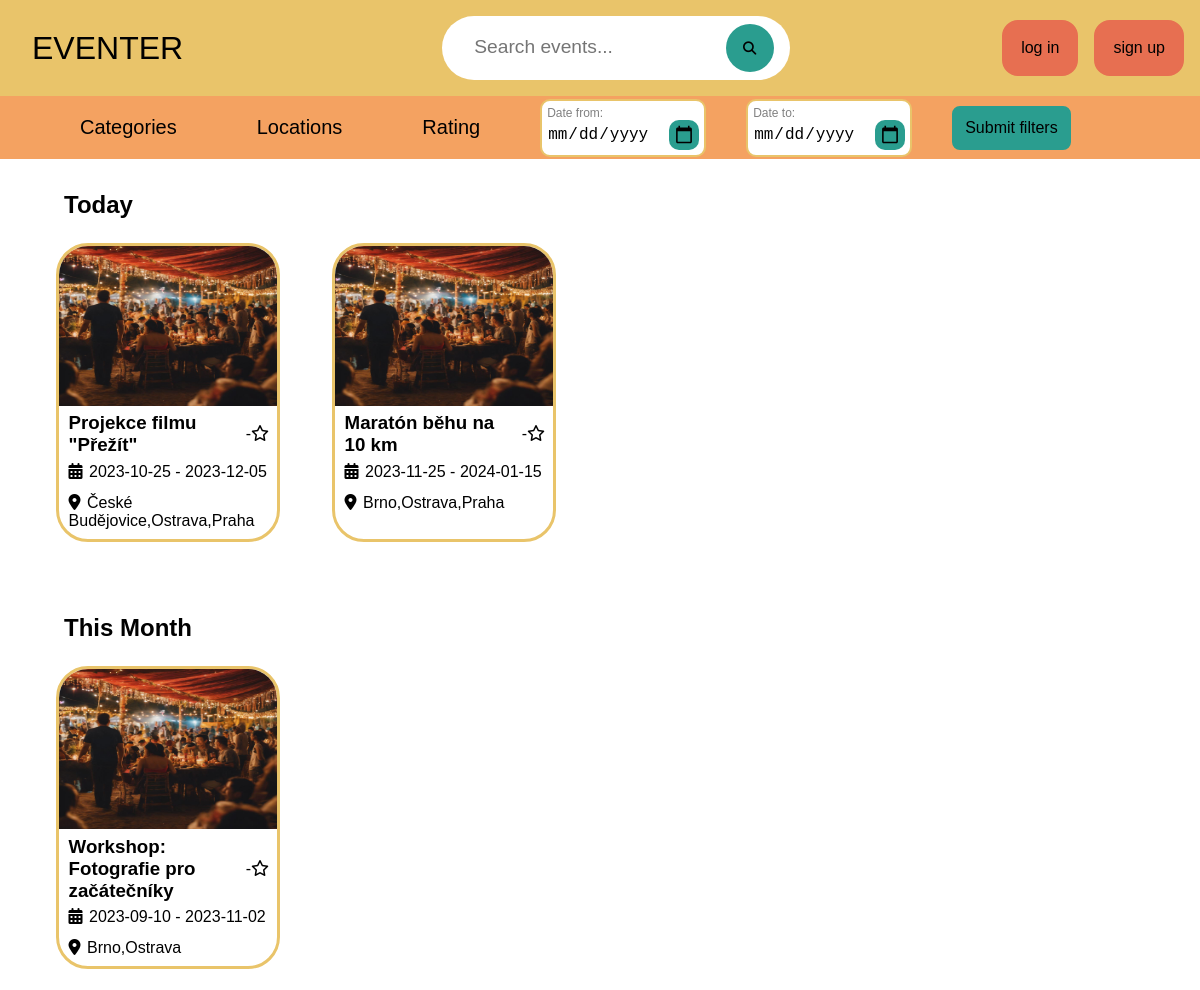
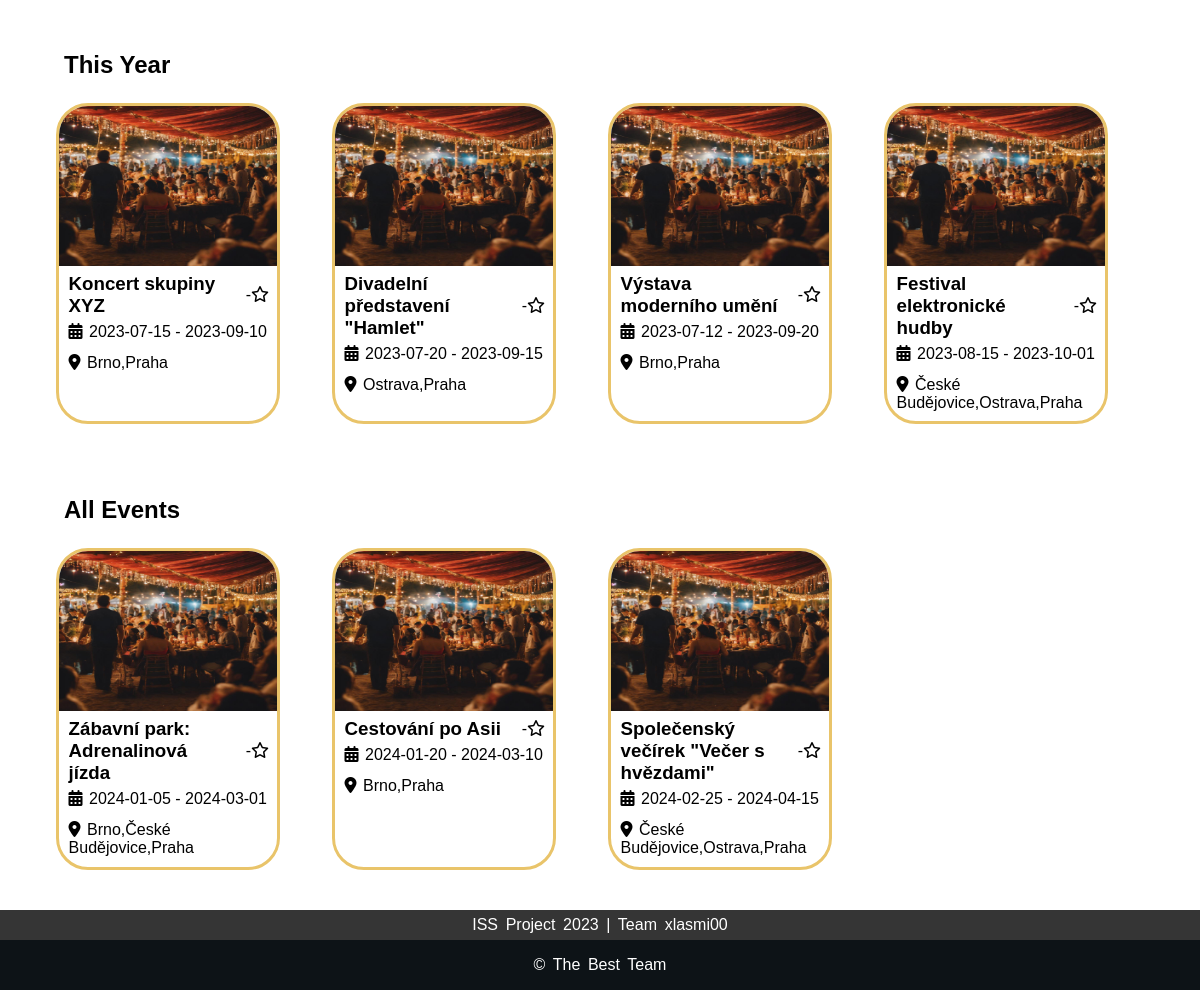
The page / on the database its author committed (2 pictures, top to bottom).
### tables this page shows
CREATE TABLE Event (
    event_id INT AUTO_INCREMENT PRIMARY KEY,
    event_name VARCHAR(128),
    event_description MEDIUMTEXT,
    event_icon VARCHAR(256),
    rating FLOAT,
    time_of_creation DATETIME,
    time_of_last_edit DATETIME,
    event_status VARCHAR(64),

    category_id INT,
    account_id INT,

    

    CONSTRAINT fk_event_owner
    FOREIGN KEY (account_id)
    REFERENCES Account(account_id) ON DELETE CASCADE
);

### common/html-components.php (the view, shortened to what this page needs)
<?php
require_once "db_handler.php";
function makeHead(string $title)
{
    ?>
    <!DOCTYPE html>
    <html lang="en">
    <head>
        <link rel="stylesheet" href="styles/style.css">
    </head>
    <body>
    <?php
}
    ?>
    <?php
function makeHeader()
{
    ?>
    <header>
        <div class="top-bar">
            <a id="logo" href="index.php"><p>EVENTER</p></a>
            <div class="search-bar">
                <form action="index.php" method="get">
                    <input type="text" placeholder="Search events..." name="events_search_bar" value="<?php echoSessionVal("events_search_bar", ""); ?>" >
                    <button><i class="fa-solid fa-magnifying-glass"></i></button>
                </form>
            </div>
            <div class="profile">
                <?php
                    if (userIsLoggedIn())
                    {
                        echo '<div class="profile-icon" onclick="menuToggle();">';
                        echo '<img id="profile_icon" src="'.getUserIcon().'">';
                        echo "</div>";
                        generateProfilMenu();
                    }
                    else
                    {
                        echo "<div class='login-btns'>";
                        echo "<a href='login.php' class='button-sharp-filled'>log in</a>";
                        echo "<a href='signup.php' class='button-sharp-filled'>sign up</a>";
                        echo "</div>";
                    }
                ?>
            </div>
        </div>
    </header>
    <?php
}
function makeFooter()
{
    ?>
    <footer>
        <div class="footer-top">
            <p> ISS Project 2023 | Team xlasmi00 </p>
        </div>
        <div class="footer-bottom">
            <p>&copy; The best Team</p>
        </div>
    </footer>
    </body>
    </html>
    <?php
}
    ?>
    <?php
function generateEventCard(&$event, $card_type = null) {
    echo '<a href="event-detail.php?event_id='.$event["event_id"].'" class="event-card'.$card_type.'">';
    echo '<img src="'.getEventIcon($event).'">';
    echo '<div class="name-rating">';
    echo '    <h3>' . $event["event_name"] . '</h3>';
    echo '    <div class="rating">';
    echo '        <p>' . ($event["rating"] ?? '-'). '</p>';
    echo '        <i class="fa-regular fa-star"></i>';
    echo '    </div>';
    echo '</div>';
    echo '<ul>';
    echo '    <li><i class="fa-solid fa-calendar-days"></i>' . $event["earliest_date"] . ' - ' . $event["latest_date"] . '</li>';
    echo '    <li><i class="fa-solid fa-location-dot"></i>' . $event["cities"] .  '</li>';
    echo '</ul>';
    echo '</a>';
}
function generateEventCardsbyDate() {
    $events = getEvents('approved');
    $periods = sortEventsByPeriods($events);
    for($i = 0; $i < 5; $i++) {
        if(!isset($periods[$i])) {
            continue;
        }
        echo "<h2>$periods[$i]</h2>";
        echo '<div class="card-container">';
        foreach($events as &$event) {
            if(isset($event[$periods[$i]])) {
                generateEventCard($event);
            }
        }
        echo '</div>';
    }
}
    ?>

### common/db_handler.php (shortened to what this page needs)
<?php
function get_pdo_statement($query, $id_array) {
    global $db;
    $stmt = $db->prepare($query);
    if ($id_array) {
        foreach ($id_array as $key => $value) {
            $stmt->bindValue(":$key", $value);
        }
    }
    return $stmt;
}
function fetch_table_columns($query, $id_array)
{
    $stmt = get_pdo_statement($query, $id_array);
    $stmt->execute();
    return $stmt->fetchAll(PDO::FETCH_ASSOC);
}
function fetch_all_table_columns($table, $return_id, $id_array, $id_string, $group_by = null) {
    $query = "SELECT $return_id FROM $table" . ($id_string ? " WHERE $id_string" : "") . ($group_by ? " GROUP BY $group_by" : "");
    return fetch_table_columns($query, $id_array);
}
function getEventIcon(&$event) {
    return $event['event_icon'] ?? 'event-icons/default.jpg';
}
function getEvents($events_allowed, $account_id = null) {
    $id_array = [];
    $query_parts = [];
    if ($events_allowed != 'all') {
        $id_array['event_status'] = $events_allowed;
        array_push($query_parts, 'e.event_status = :event_status');
    }
    $return_id = 'e.event_id, e.event_name, e.rating, e.event_status, acc.nick, GROUP_CONCAT(DISTINCT city) AS cities, MIN(date_from) AS earliest_date, MAX(date_to) AS latest_date';
    $table = "Event_instance ei JOIN Event e ON ei.event_id = e.event_id JOIN Address a ON ei.address_id = a.address_id JOIN Account acc on e.account_id = acc.account_id";
    $group_by = "e.event_id, e.event_name, e.rating, e.event_status, acc.nick";
    return fetch_all_table_columns($table, $return_id, $id_array, implode(' and ', $query_parts), $group_by);
}
function dateBetween($date, $date_from, $date_to, $date_format) {
    return date($date_format, strtotime($date)) >= date($date_format, strtotime($date_from))
        && date($date_format, strtotime($date)) <= date($date_format, strtotime($date_to));
}
function sortEventsByPeriods(array &$events) {
    $date = date('Y-m-d');
    $periods = array();
    foreach($events as &$event) {
        $date_from = $event['earliest_date'];
        $date_to = $event['latest_date'];
        if (dateBetween($date, $date_from, $date_to, 'Y-m-d')) {
            $periods[0] = 'Today';
        } else if (dateBetween($date, $date_from, $date_to, 'Y-W')) {
            $event['This Week'] = true;
            $periods[1] = 'This Week';
        } else if (dateBetween($date, $date_from, $date_to, 'Y-m')) {
            $periods[2] = 'This Month';
        } else if (dateBetween($date, $date_from, $date_to, 'Y')) {
            $periods[3] = 'This Year';
        } else {
            $periods[4] = 'All Events';
        }
    }
    return $periods;
}
function userIsLoggedIn() {
    return isset($_SESSION['USER']);
}
function getSessionVal($value, $default, $index = null) {
    if(!isset($_SESSION[$value])) {
        return htmlspecialchars($default);
    } else if(is_array($value)) {
        return htmlspecialchars($_SESSION[$value][$index]);
    } else {
        return htmlspecialchars($_SESSION[$value]);
    }
}
function echoSessionVal($value, $default, $index = null) {
    echo getSessionVal($value, $default, $index);
}
function echoCurrentPage() {
    echo htmlspecialchars($_SERVER["PHP_SELF"]);
}
?>

### index.php (shortened to what this page needs)
<?php
require_once "common/html-components.php";
makeHead("Eventer");
makeHeader();
?>
<main>
    <form method="get" action="<?php echoCurrentPage(); ?>">
        <div class="filter-bar">
            <ul>
                <li>
                    <a href="#">Categories</a>
                </li>
                <li>
                    <a href="#">Locations</a>
                </li>
                <li>
                    <a href="#">Rating</a>
                </li>
                <li>
                    <div class="filter-date">
                        <label for="date-from-input">Date from:</label>
                        <input type="date" id="date-from-input" value="<?php echoSessionVal("date_from", ""); ?>"  name="date_from">
                    </div>
                </li>
                <li>
                    <div class="filter-date">
                        <label for="date-to-input">Date to:</label>
                        <input type="date" id="date-to-input" value="<?php echoSessionVal("date_to", ""); ?>" name="date_to">
                    </div>
                </li>
                <li>
                    <div class="submit-button">
                        <button class="button-round-filled-green" type="submit">Submit filters</button>
                    </div>
                </li>
            </ul>
        </div>
    </form>
    <?php
    generateEventCardsByDate();
    ?>
</main>
<?php
makeFooter();
?>

### styles/style.css (style rules this page uses)
* { margin: 0; padding: 0; font-family: 'Poppins', sans-serif; box-sizing: border-box; }
body { background-color: white; }
header { width: 100%; background-color: #E9C46A; }
.top-bar { display: flex; align-items: center; flex-direction: row; justify-content: space-between; }
#logo { height: 100%; width: 30%; text-align: left; text-decoration: none; color: black; font-size: 2rem; margin: 1rem 0rem 1rem 2rem; }
.search-bar { width: 100%; max-width: 700px; display: flex; align-items: center; justify-content: center; padding: 1rem 2rem; }
.search-bar form { background-color: white; stroke: black; stroke-width: 0.2rem; border-radius: 60rem; padding: 0.5rem 1rem 0.5rem 2rem; }
.search-bar form input { background-color: transparent; flex: 1; border: 0; outline: none; font-size: 1.2rem; color: black; }
.search-bar button { width: 2rem; border: 0; border-radius: 50%; width: 3rem; height: 3rem; background-color: #2A9D8F; cursor: pointer; }
.profile { width: 30%; height: 100%; display: flex; justify-content: right; text-align: right; }
.login-btns a { margin-right: 1rem; border-radius: 1rem; }
main { width: 100%; min-height: 100vh; }
footer { color: white; font-size: 1rem; word-spacing: 0.2rem; text-align: center; }
.footer-top { padding: 0.4rem 0; background-color: #353535; }
.footer-bottom { background: #0D1317; width: auto; padding: 1rem 0; align-items: center; }
.footer-bottom p { text-transform: capitalize; }

### styles/buttons.css (style rules this page uses)
.button-round-filled-green { display: inline-block; padding: 1rem; font-size: 1rem; text-align: center; text-decoration: none; border: 0.2rem solid #2A9D8F; border-radius: 0.5rem; color: black; background-color: #2A9D8F; cursor: pointer; }
.button-sharp-filled { display: inline-block; padding: 1rem; font-size: 1rem; text-align: center; text-decoration: none; border: 0.2rem solid #E76F51; color: black; background-color: #E76F51; cursor: pointer; }

### styles/event-card.css (style rules this page uses)
.event-card { width: 14rem; text-decoration: none; color: black; cursor: pointer; display: flex; flex-direction: column; justify-content: left; overflow: hidden; border: 0.2rem solid #E9C46A; padding: 0rem 0rem 0.2rem 0rem; margin: 0.5rem; border-radius: 2rem; }
.event-card img { max-height: 10rem; }
.event-card .name-rating h3 { width: 80%; }
.event-card .name-rating { padding: 0.4rem 0.5rem 0rem 0.6rem; display: flex; flex-direction: row; justify-content: space-between; align-items: center; }
.event-card .rating { display: flex; flex-direction: row; justify-content: center; }
.event-card ul { width: fit-content; }
.event-card ul li { font-size: 1rem; list-style: none; padding: 0.4rem 0.6rem 0.4rem 0.6rem; }
.event-card ul li i { padding: 0rem 0.4rem 0rem 0rem; }

### styles/index.css (style rules this page uses)
.card-container { display: grid; grid-template-columns: repeat(auto-fill, minmax(15rem, 1fr)); padding: 1rem 3rem 2rem 3rem; }
main h2 { padding: 2rem 3rem 0rem 4rem; }
.filter-bar { width: 100%; }
.filter-bar ul { display: flex; align-items: center; flex-direction: row; list-style: none; background-color: #F4A261; padding: 0px 0px 0px 40px; }
.filter-bar ul li { position: relative; }
.filter-bar ul li a { display: block; padding: 20px 40px; color: black; text-decoration: none; text-align: center; font-size: 20px; }
.filter-date { display: flex; flex-direction: column; justify-content: center; background-color: white; border: 2px solid #E9C46A; border-radius: 10px; padding: 5px; margin: 0px 20px; }
.filter-date label { font-size: 12px; color: grey; }
.filter-date input { font-size: 16px; border: none; font-family: "Roboto Mono", monospace; outline: none; }
.submit-button button { margin-left: 20px; padding: 10px; }

### rows shown on the page
event: event_name "Projekce filmu \"Přežít\"", rating "-", earliest_date "2023-10-25", latest_date "2023-12-05", cities "České Budějovice,Ostrava,Praha"
event: event_name "Maratón běhu na 10 km", rating "-", earliest_date "2023-11-25", latest_date "2024-01-15", cities "Brno,Ostrava,Praha"
event: event_name "Workshop: Fotografie pro začátečníky", rating "-", earliest_date "2023-09-10", latest_date "2023-11-02", cities "Brno,Ostrava"
event: event_name "Koncert skupiny XYZ", rating "-", earliest_date "2023-07-15", latest_date "2023-09-10", cities "Brno,Praha"
event: event_name "Divadelní představení \"Hamlet\"", rating "-", earliest_date "2023-07-20", latest_date "2023-09-15", cities "Ostrava,Praha"
event: event_name "Výstava moderního umění", rating "-", earliest_date "2023-07-12", latest_date "2023-09-20", cities "Brno,Praha"
event: event_name "Festival elektronické hudby", rating "-", earliest_date "2023-08-15", latest_date "2023-10-01", cities "České Budějovice,Ostrava,Praha"
event: event_name "Zábavní park: Adrenalinová jízda", rating "-", earliest_date "2024-01-05", latest_date "2024-03-01", cities "Brno,České Budějovice,Praha"
event: event_name "Cestování po Asii", rating "-", earliest_date "2024-01-20", latest_date "2024-03-10", cities "Brno,Praha"
event: event_name "Společenský večírek \"Večer s hvězdami\"", rating "-", earliest_date "2024-02-25", latest_date "2024-04-15", cities "České Budějovice,Ostrava,Praha"

### other values the page prints
$periods[$i] "Today"
$periods[$i] "This Month"
$periods[$i] "This Year"
$periods[$i] "All Events"
